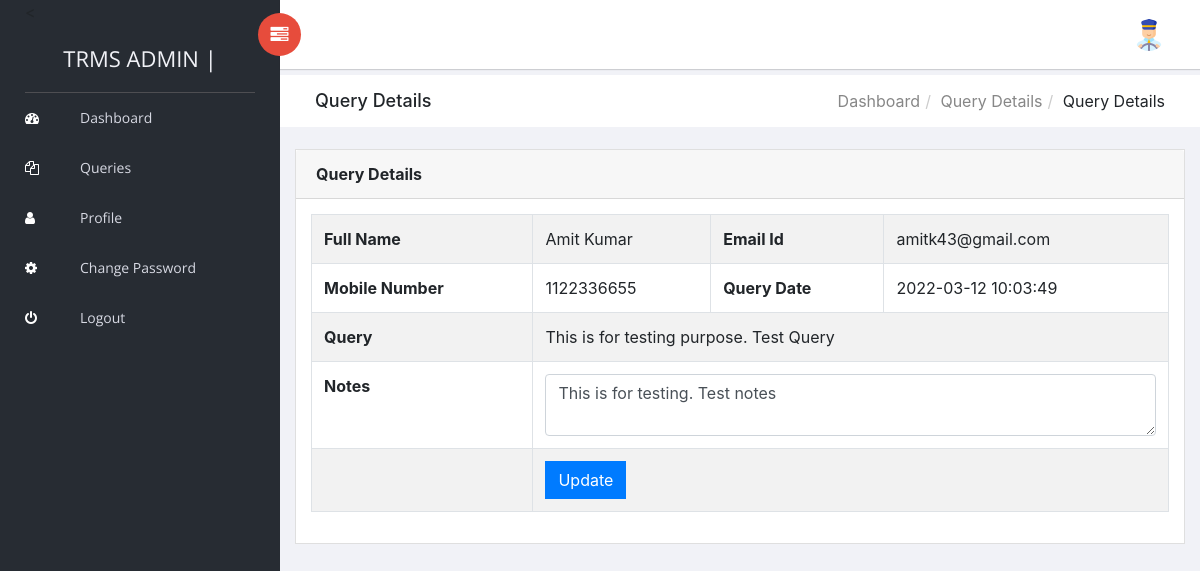
/trms/teacher/query-details.php?qid=2 (signed in), run on the app's committed database.
### tables this page shows
CREATE TABLE `tblteacher` (
  `ID` int(10) NOT NULL,
  `Name` varchar(120) DEFAULT NULL,
  `Picture` varchar(200) NOT NULL,
  `Email` varchar(120) DEFAULT NULL,
  `MobileNumber` bigint(10) DEFAULT NULL,
  `password` varchar(255) DEFAULT NULL,
  `Qualifications` varchar(120) DEFAULT NULL,
  `Address` varchar(200) DEFAULT NULL,
  `TeacherSub` varchar(120) DEFAULT NULL,
  `description` mediumtext DEFAULT NULL,
  `teachingExp` varchar(10) DEFAULT NULL,
  `JoiningDate` varchar(120) DEFAULT NULL,
  `RegDate` timestamp NOT NULL DEFAULT current_timestamp(),
  `isPublic` int(1) DEFAULT NULL
);

CREATE TABLE `tblquery` (
  `id` int(11) NOT NULL,
  `teacherId` int(11) DEFAULT NULL,
  `fName` varchar(200) DEFAULT NULL,
  `emailId` varchar(200) DEFAULT NULL,
  `mobileNumber` bigint(10) DEFAULT NULL,
  `Query` mediumtext DEFAULT NULL,
  `queryDate` timestamp NULL DEFAULT current_timestamp(),
  `teacherNote` mediumtext DEFAULT NULL
);

### trms/teacher/query-details.php (the view, shortened to what this page needs)
<?php
include('includes/dbconnection.php');
if (strlen($_SESSION['trmsuid']==0)) {
  header('location:logout.php');
  } else{
  ?>
<!doctype html>
<html class="no-js" lang="en">
<head>
    <link rel="stylesheet" href="../vendors/bootstrap/dist/css/bootstrap.min.css">
    <link rel="stylesheet" href="../vendors/font-awesome/css/font-awesome.min.css">
    <link rel="stylesheet" href="../vendors/themify-icons/css/themify-icons.css">
    <link rel="stylesheet" href="../vendors/flag-icon-css/css/flag-icon.min.css">
    <link rel="stylesheet" href="../vendors/selectFX/css/cs-skin-elastic.css">
    <link rel="stylesheet" href="../assets/css/style.css">
</head>
<body>
    <?php include_once('includes/sidebar.php');?>
    <div id="right-panel" class="right-panel">
        <?php include_once('includes/header.php');?>
        <div class="breadcrumbs">
            <div class="col-sm-4">
                <div class="page-header float-left">
                    <div class="page-title">
                        <h1>Query Details</h1>
                    </div>
                </div>
            </div>
            <div class="col-sm-8">
                <div class="page-header float-right">
                    <div class="page-title">
                        <ol class="breadcrumb text-right">
                            <li><a href="dashboard.php">Dashboard</a></li>
                            <li><a href="manage-teacher.php">Query Details</a></li>
                            <li class="active">Query Details</li>
                        </ol>
                    </div>
                </div>
            </div>
        </div>
        <div class="content mt-3">
            <div class="animated fadeIn">
                <div class="row">
                    <div class="col-lg-12">
                        <div class="card">
                            <div class="card-header">
                                <strong class="card-title">Query Details</strong>
                            </div>
                            <div class="card-body">
                                <table id="dtBasicExample" class="table table-striped table-bordered">
<?php
$tid=$_SESSION['trmsuid'];
$qid=intval($_GET['qid']);
$sql="SELECT * from tblquery where teacherId='$tid' and id='$qid'";
$query = $dbh -> prepare($sql);
$query->execute();
$results=$query->fetchAll(PDO::FETCH_OBJ);
$cnt=1;
if($query->rowCount() > 0)
{
foreach($results as $row)
{               ?>
                <tr>
               <th>Full Name</th>
            <td><?php  echo htmlentities($row->fName);?></td>
            <th>Email Id</th>
                  <td><?php  echo htmlentities($row->emailId);?></td>
              </tr>
              <tr>
                <th>Mobile Number</th>
                   <td><?php  echo htmlentities($row->mobileNumber);?></td>
                   <th>Query Date</th>
                  <td><?php  echo htmlentities($row->queryDate);?></td>
              </tr>
<tr>
    <th>Query</th>
     <td colspan="3"><?php  echo htmlentities($row->Query);?></td>
</tr>
<form method="post">
<tr>
  <th>Notes</th>
  <td colspan="3"><textarea class="form-control" name="notes" required><?php  echo htmlentities($row->teacherNote);?></textarea></td>
</tr>
<tr>
<th></th>
<td colspan="3"><input type="submit" name="submit" class="btn btn-primary" value="Update"></td>
</tr>
</form>
               <?php $cnt=$cnt+1;}} ?>
                                </table>
                            </div>
                        </div>
                    </div>
                </div>
            </div>
        </div>
    </div>
</body>
</html>
<?php }  ?>

### trms/teacher/includes/header.php (shortened to what this page needs)
 <header id="header" class="header">
            <div class="header-menu">
                <div class="col-sm-7">
                    <a id="menuToggle" class="menutoggle pull-left"><i class="fa fa fa-tasks"></i></a>
                </div>
                <div class="col-sm-5">
                    <div class="user-area dropdown float-right">
                        <a href="#" class="dropdown-toggle" data-toggle="dropdown" aria-haspopup="true" aria-expanded="false">
 <?php
$eid=$_SESSION['trmsuid'];
$query=$dbh -> prepare("SELECT * from  tblteacher where ID=$eid");
$query->execute();
$results=$query->fetchAll(PDO::FETCH_OBJ);
foreach($results as $row)
{
    if($row->Picture==''):?>
                            <img class="user-avatar rounded-circle" src="images/images.png" alt="User Avatar">
                            <?php else: ?>
<img src="images/<?php echo $row->Picture;?>" class="user-avatar rounded-circle">
<?php endif;?>
                        </a>
<?php } ?>
                    </div>
                </div>
            </div>
        </header>

### data on the page
tblteacher: Picture (picture)
tblquery: fName "Amit Kumar", emailId "amitk43@gmail.com", mobileNumber "1122336655", queryDate "2022-03-12 10:03:49", Query "This is for testing purpose. Test Query", notes "This is for testing. Test notes"
